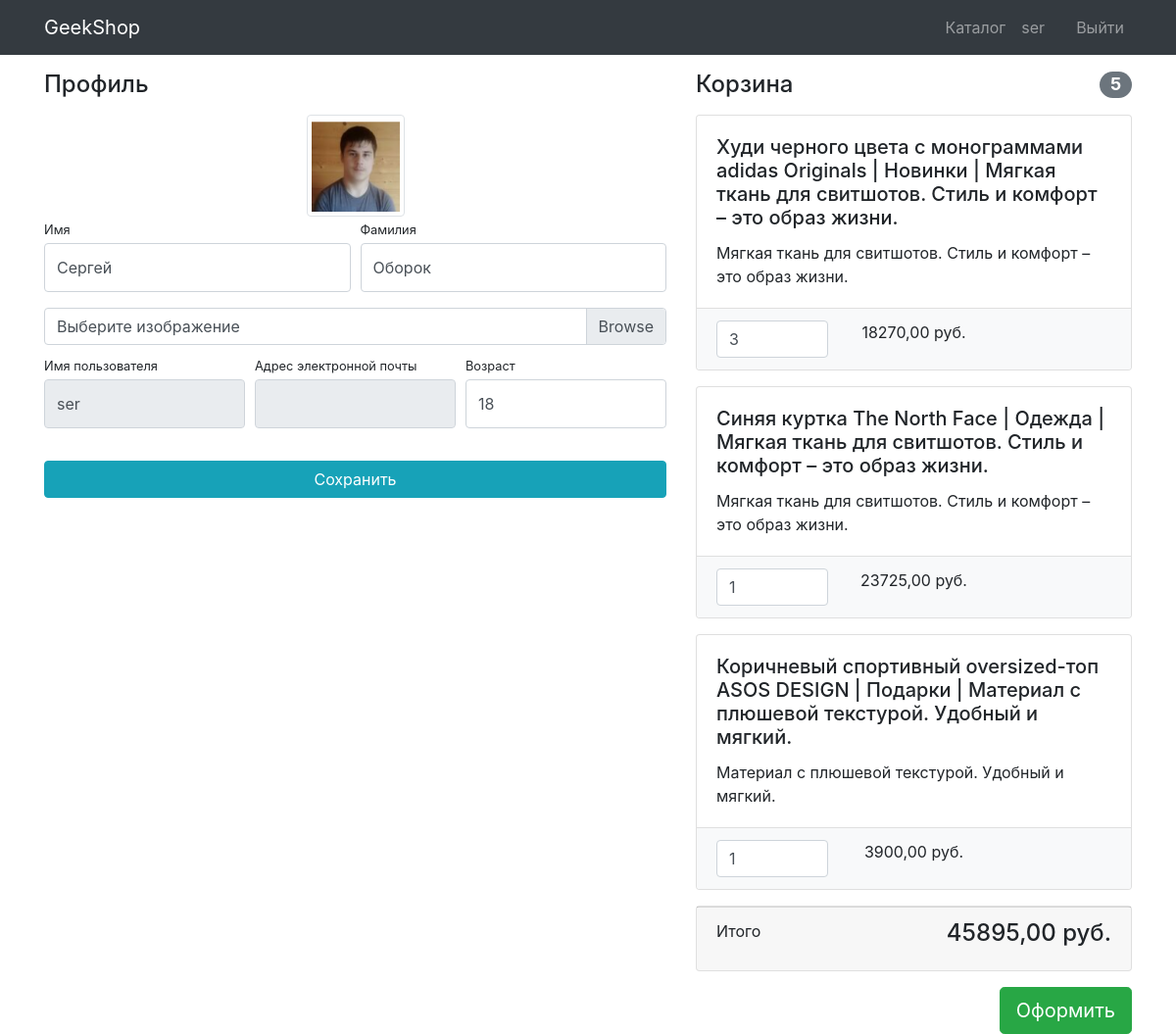
Page /authapp/profile/ (signed in) on the committed database.
### authapp/models.py (models this page shows)
class User(AbstractUser):
    image = models.ImageField(upload_to="users_image", blank=True)
    age = models.PositiveIntegerField(default=18)

### basket/models.py (models this page shows, shortened)
class Basket(models.Model):
    user = models.ForeignKey(User, on_delete=models.CASCADE)
    product = models.ForeignKey(Product, on_delete=models.CASCADE)
    quantity = models.PositiveIntegerField(default=0)
    create_timestamp = models.DateTimeField(auto_now_add=True)
    update_timestamp = models.DateTimeField(auto_now=True)
    def sum(self):
        return self.quantity * self.product.price
    def total_sum(self):
        baskets = Basket.objects.filter(user=self.user)
        return sum(basket.sum() for basket in baskets)
    def total_quantity(self):
        baskets = Basket.objects.filter(user=self.user)
        return sum(basket.quantity for basket in baskets)

### mainapp/models.py (models this page shows)
class Product(models.Model):
    name = models.CharField(max_length=200)
    image = models.ImageField(upload_to="product_images", blank=True)
    description = models.TextField(blank=True, null=True)
    price = models.DecimalField(max_digits=8, decimal_places=2)
    quantity = models.PositiveIntegerField(default=0)
    category = models.ForeignKey(ProductCategories, on_delete=models.CASCADE)
    def __str__(self):
        return f"{self.name} | {self.category} | {self.description}"

class ProductCategories(models.Model):
    name = models.CharField(max_length=200, unique=True)
    description = models.TextField(blank=True, null=True)
    def __str__(self):
        return self.name

### authapp/views.py (the view)
# urls.py: path("profile/", profile, name="profile")
@login_required
def profile(request):
    if request.method == "POST":
        form = UserProfileForm(instance=request.user, data=request.POST, files=request.FILES)
        if form.is_valid():
            form.save()
    user_select = request.user
    context = {
        "title": "Geekshop |  Профайл",
        "form": UserProfileForm(instance=request.user),
        "baskets": Basket.objects.filter(user=user_select)
    }
    return render(request, "authapp/profile.html", context)

### authapp/forms.py
class UserProfileForm(UserChangeForm):
    image = forms.ImageField(widget=forms.FileInput(), required=False)
    age = forms.IntegerField(widget=forms.NumberInput(), required=False)
    class Meta:
        model = User
        fields = ("username", "last_name", "first_name", "email", "image", "age")
    def __init__(self, *args, **kwargs):
        super(UserProfileForm, self).__init__(*args, **kwargs)
        self.fields["username"].widget.attrs["readonly"] = True
        self.fields["email"].widget.attrs["readonly"] = True
        for field_name, field in self.fields.items():
            field.widget.attrs["class"] = "form-control py-4"
        self.fields["image"].widget.attrs["class"] = "custom-file-input"

### authapp/templates/authapp/profile.html (shortened to what this page needs)
{% extends "mainapp/base.html" %}
{% load static %}
{% block css %}
  <link href="{% static "css/profile.css" %}" rel="stylesheet">
{% endblock %}
{% block content %}
<div class="container">
    <div class="row">
        <div class="col-lg-7">
            <h4 class="mt-3 mb-3">Профиль</h4>
            <div class="col-lg-12 text-center">
                <img width="100" height="100"
                     src="{% if user.image %} {{ user.image.url }} {% else %} {% static 'vendor/img/users/default_avatar.jpg' %} {% endif %}"
                     class="img-thumbnail">
            </div>
            <form action="{% url 'authapp:profile' %}" method="post" enctype="multipart/form-data">
                <div class="form-row">
                    <div class="col-lg-6">
                        <div class="form-group">
                            <label class="small mb-1" for="{{ form.first_name.id_for_label }}">Имя</label>
                            {{ form.first_name }}
                        </div>
                    </div>
                    <div class="col-lg-6">
                        <div class="form-group">
                            <label class="small mb-1" for="{{ form.last_name.id_for_label }}">Фамилия</label>
                            {{ form.last_name }}
                        </div>
                    </div>
                </div>
                <div class="form-row mb-2">
                    <div class="col-lg-12">
                        <div class="custom-file">
                            <label class="custom-file-label" for="{{ form.image.id_for_label }}">Выберите изображение</label>
                        </div>
                    </div>
                </div>
                <div class="form-row">
                    <div class="col-lg-4">
                        <label class="small mb-1" for="{{ form.username.id_for_label }}">Имя пользователя</label>
                        {{ form.username }}
                    </div>
                    <div class="col-lg-4">
                        <label class="small mb-1" for="{{ form.email.id_for_label }}">Адрес электронной
                            почты</label>
                        {{ form.email }}
                    </div>
                    <div class="col-lg-4">
                        <label class="small mb-1" for="{{ form.age.id_for_label }}">Возраст</label>
                        {{ form.age }}
                    </div>
                </div>
                <div class="form-row">
                    <div class="col-lg-12" style="margin-top: 33px;">
                        <input class="btn btn-info btn-block" type="submit" value="Сохранить">
                    </div>
                </div>
            </form>
        </div>
        {% include "basket/basket.html" %}
    </div>
</div>
{% endblock %}

### mainapp/templates/mainapp/base.html (shortened to what this page needs)
{% load static %}
<!DOCTYPE html>
<html lang="en">
<head>
  <link href="{% static "vendor/bootstrap/css/bootstrap.min.css" %}" rel="stylesheet">
  {% block css %}
  {% endblock %}
</head>
<body>
  <nav class="navbar navbar-expand-lg navbar-dark bg-dark fixed-top">
    <div class="container">
      <a class="navbar-brand" href="{% url "index" %}">GeekShop</a>
      <div class="collapse navbar-collapse" id="navbarResponsive">
        <ul class="navbar-nav ml-auto">
          <li class="nav-item">
            <a class="nav-link" href="{% url 'mainapp:products' %}">Каталог  </a>
          </li>
          {% if not user.is_authenticated %}
            <li class="nav-item">
              <a class="nav-link" href="{% url 'authapp:login' %}">Войти <i class="fas fa-sign-in-alt"></i></a>
            </li>
          {% else %}
            <li class="nav-item">
              <a class="nav-link" href="{% url 'authapp:profile' %}">{{ user.username }}
              </a>
            </li>
            {% if user.is_staff or user.is_superuser %}
              <li class="nav-item">
                <a class="nav-link" href="{% url 'adminapp:index' %}">
                </a>
              </li>
            {% endif %}
            <li class="nav-item">
              <a class="nav-link" href="{% url 'authapp:logout' %}">Выйти </a>
            </li>
          {% endif %}
        </ul>
      </div>
    </div>
  </nav>
  {% block content %}
  {% endblock %}
</body>
</html>

### basket/templates/basket/basket.html (shortened to what this page needs)
<div class="basket_list" style="display:contents">
  {% if baskets %}
  <div class="col-lg-5">
    <h4 class="mt-3 mb-3 d-flex justify-content-between align-items-center mb-3">
      Корзина <span class="badge badge-secondary badge-pill">{{ baskets.0.total_quantity }}</span>
    </h4>
    {% for basket in baskets %}
    <div class="card mb-3">
      <div class="card-body">
        <h5 class="card-title">{{ basket.product }}</h5>
        <p class="card-text">{{ basket.product.description }}</p>
      </div>
      <ul class="list-group list-group-flush">
        <li class="list-group-item bg-light">
          <div class="row text-center">
            <div class="col-lg-4">
              <input name="{{ basket.id }}" type="number" class="form-control" value="{{ basket.quantity }}" min="0">
            </div>
            <div class="col-lg-4">{{ basket.sum }} руб.</div>
            <div class="col-lg-4">
            </div>
          </div>
        </li>
      </ul>
    </div>
    {% endfor %}
    <div class="card mb-3">
      <div class="card-footer">
        <p class="float-left">Итого</p>
        <h4 class="float-right">{{ baskets.0.total_sum }} руб.</h4>
      </div>
    </div>
    <button type="button" class="btn btn-success btn-lg float-right">Оформить</button>
  </div>
  {% else %}
  <h4 class="mt-3 mb-3 text-center">Корзина пуста</h4>
  {% endif %}
</div>

### static/css/profile.css (style rules this page uses)
body { padding-top: 56px; }

### rows in the picture
User: username "ser", image (picture), first_name "Сергей", last_name "Оборок", age "18"
Basket: user+quantity "5", product "Худи черного цвета с монограммами adidas Originals | Новинки | Мягкая ткань для свитшотов. Стиль и комфорт – это образ жизни.", product.description "Мягкая ткань для свитшотов. Стиль и комфорт – это образ жизни.", quantity "3", sum "18270,00", user+quantity+product "45895,00"
Basket: product "Синяя куртка The North Face | Одежда | Мягкая ткань для свитшотов. Стиль и комфорт – это образ жизни.", product.description "Мягкая ткань для свитшотов. Стиль и комфорт – это образ жизни.", quantity "1", sum "23725,00"
Basket: product "Коричневый спортивный oversized-топ ASOS DESIGN | Подарки | Материал с плюшевой текстурой. Удобный и мягкий.", product.description "Материал с плюшевой текстурой. Удобный и мягкий.", quantity "1", sum "3900,00"
